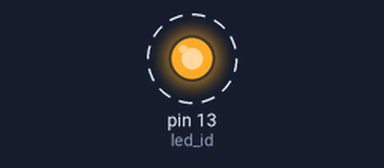
The sketch below on a simulated Arduino Uno, built with avr-gcc and run on an emulated ATmega328P. On the bench: output pins drawn as LEDs (lit = HIGH). Dashed ring = blinking.

Above: at 0.5 s.
Timing chart, 0 to 4.6 s (numbered marks = the images above):
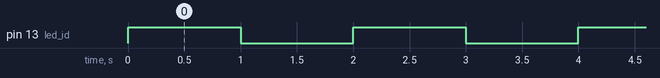

The sketch:

BlinkArduino.ino
```cpp
char led_id=13;

void setup() {
  pinMode(led_id, OUTPUT);
}

void loop() {
  digitalWrite(led_id, HIGH);
  delay(1000);
  digitalWrite(led_id, LOW);
  delay(1000);
}
```

Measured:
- by itself, pin 13 (led_id): alternates HIGH for 1.0 s and LOW for 1.0 s
